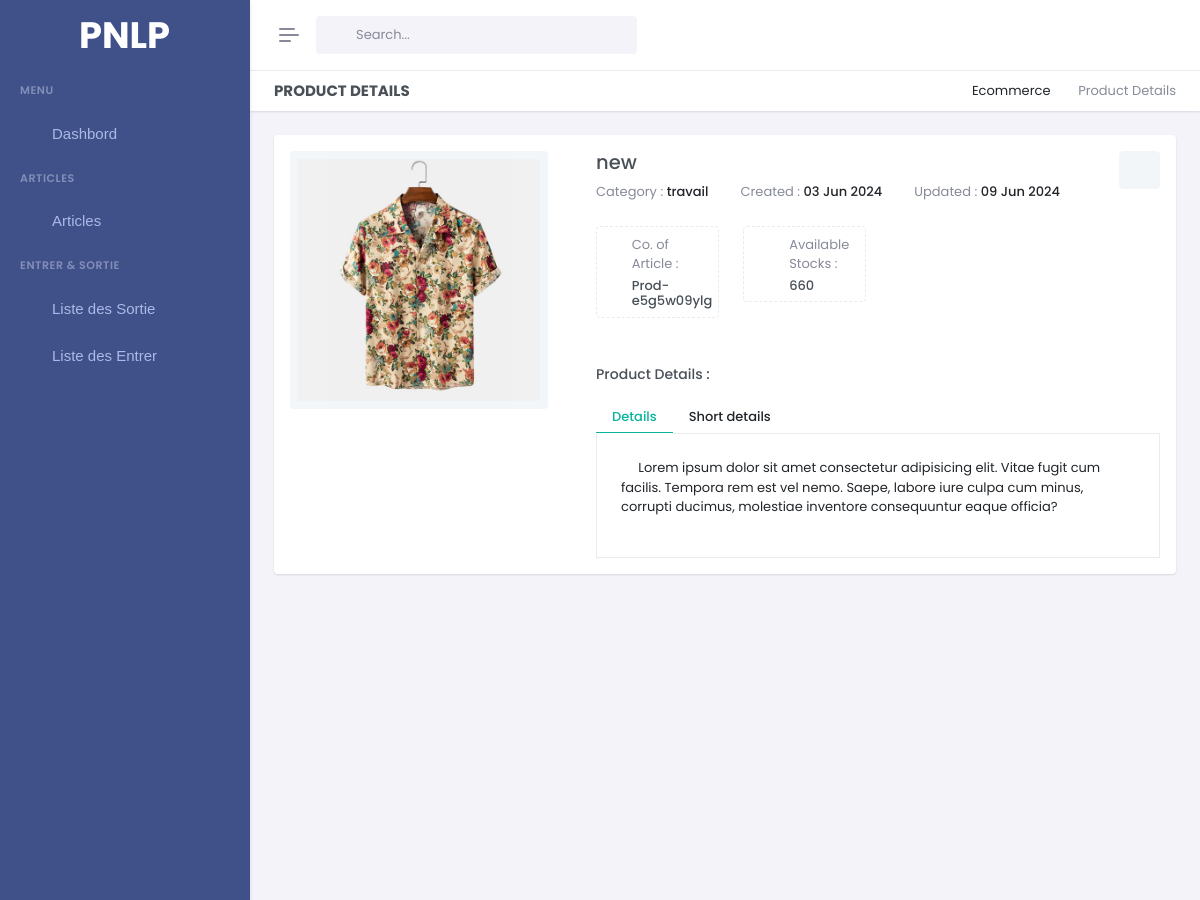
Before: /articles-detail/Prod-e5g5w09ylg (upper part) with the older database file.
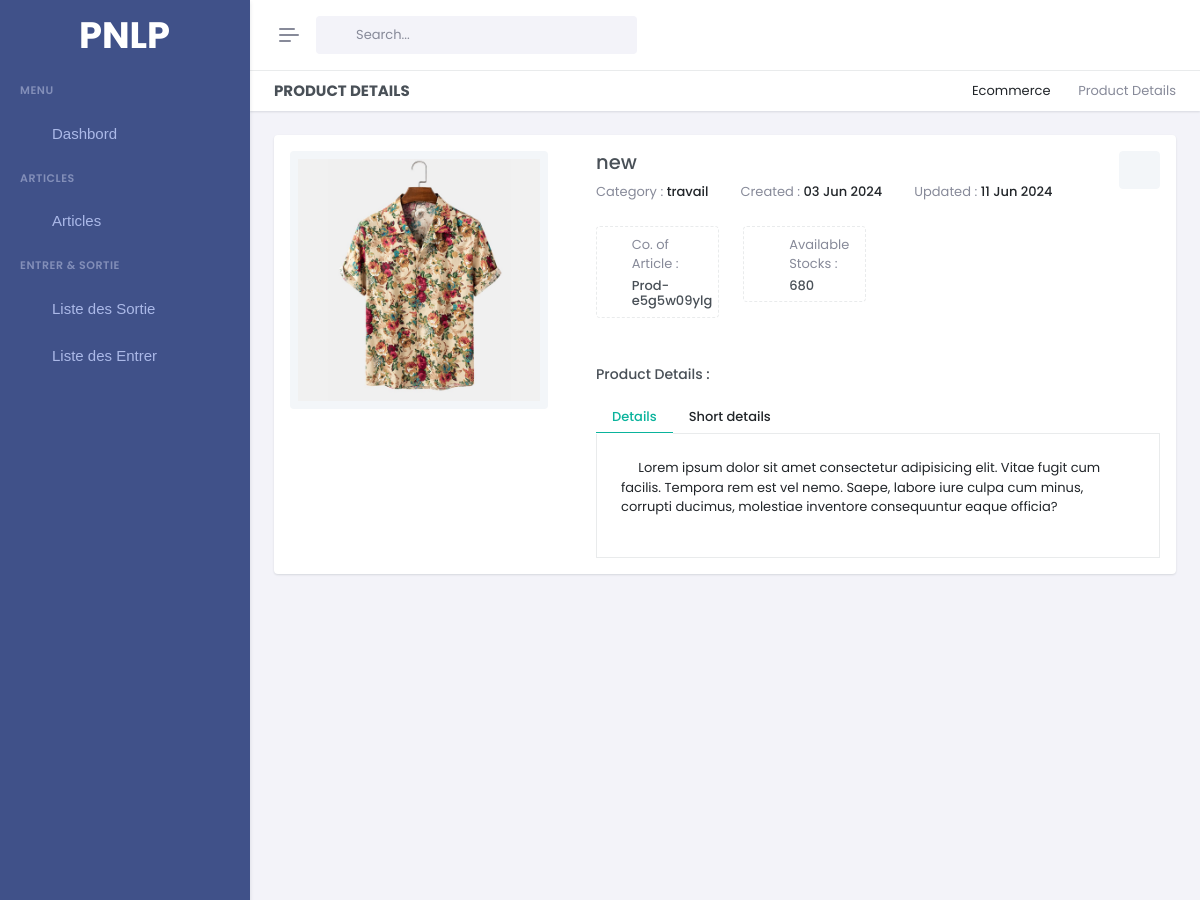
After: the same page with the newer database file.
### gestion/models.py (models this page shows, shortened)
class Product(models.Model):
    pid = ShortUUIDField(unique=True, length=10, max_length= 20 , alphabet='abcdefghijklmnopqrstuvwxyz1234567890' , editable=False,  prefix='Prod-')
    title = models.CharField(max_length=100, default='untitle product')
    category = models.ForeignKey(Category,on_delete=models.SET_NULL , null=True , related_name='category')
    quantity = models.PositiveIntegerField()
    description = models.TextField()
    image = models.ImageField(default='product_image/new-document.png',null = False, upload_to='product_image' )
    created_at = models.DateTimeField(auto_now_add=True)
    updated_at = models.DateTimeField(auto_now=True)

class Category(models.Model):
    cid = ShortUUIDField(unique=True, length=10, max_length= 20 , alphabet='abcdefghijklmnopqrstuvwxyz1234567890' , editable=False,  prefix='Cat-')
    title = models.CharField(max_length=100, default='untitle category')
    created_at = models.DateTimeField(auto_now_add=True)
    updated_at = models.DateTimeField(auto_now=True)
    def __str__(self):
        return self.title

### gestion/views.py (the view)
# urls.py: path('articles-detail/<pid>',Article_detail, name='article_detail'),
def Article_detail(request, pid):
    product = Product.objects.get(pid = pid)
    context = {
        'product' :product
    }
    return render(request, 'pages/article/article_detail.html', context )

### gestion/context_processor.py (called while the page is built)
def is_admin(user):
    try:
        admin_profile = AdminProfile.objects.get(user=user)
        return True
    except AdminProfile.DoesNotExist:
        return False

### templates/pages/article/article_detail.html (shortened to what the changed rows need)
{% extends 'base/base.html' %}
{% load static %}
{% block 'content' %}
<div class="main-content">
    <div class="page-content">
        <div class="container-fluid">
            <div class="row">
                <div class="col-lg-12">
                    <div class="card">
                        <div class="card-body">
                            <div class="row gx-lg-5">
                                <div class="col-xl-4 col-md-8 mx-auto">
                                    <div class="product-img-slider sticky-side-div">
                                        <div class="swiper product-thumbnail-slider p-2 rounded bg-light">
                                            <div class="swiper-wrapper">
                                                <div class="swiper-slide">
                                                    <img src="{{product.image.url}}" alt="" class="img-fluid d-block" />
                                                </div>
                                            </div>
                                        </div>
                                    </div>
                                </div>
                                <div class="col-xl-8">
                                    <div class="mt-xl-0 mt-5">
                                        <div class="d-flex">
                                            <div class="flex-grow-1">
                                                <h4>{{product.title}} </h4>
                                                <div class="hstack gap-3 flex-wrap">
                                                    <div class="text-muted">Category : <span class="text-body fw-medium">{{product.category}}</span></div>
                                                    <div class="text-muted">Created : <span class="text-body fw-medium"> {{product.created_at |date:"d M Y"}} </span></div>
                                                    <div class="text-muted">Updated : <span class="text-body fw-medium"> {{product.updated_at |date:"d M Y"}} </span></div>
                                                </div>
                                            </div>
                                        </div>
                                        <div class="row mt-4">
                                            <div class="col-lg-3 col-sm-6">
                                                <div class="p-2 border border-dashed rounded">
                                                    <div class="d-flex align-items-center">
                                                        <div class="flex-grow-1">
                                                            <p class="text-muted mb-1">Co. of Article :</p>
                                                            <h6 class="mb-0">{{product.pid}} </h6>
                                                        </div>
                                                    </div>
                                                </div>
                                            </div>
                                            <div class="col-lg-3 col-sm-6">
                                                <div class="p-2 border border-dashed rounded">
                                                    <div class="d-flex align-items-center">
                                                        <div class="flex-grow-1">
                                                            <p class="text-muted mb-1">Available Stocks :</p>
                                                            <h6 class="mb-0">{{product.quantity}} </h6>
                                                        </div>
                                                    </div>
                                                </div>
                                            </div>
                                        </div>
                                        <div class="product-content mt-5">
                                            <div class="tab-content border border-top-0 p-4" id="nav-tabContent">
                                                <div class="tab-pane fade active show" id="nav-speci" role="tabpanel" aria-labelledby="nav-speci-tab">
                                                    <div class="table-responsive">
                                                       {{product.description|safe}}
                                                    </div>
                                                </div>
                                            </div>
                                        </div>
                                    </div>
                                </div>
                            </div>
                        </div>
                    </div>
                </div>
            </div>
        </div>
    </div>
</div>
{% endblock %}

Changed rows visible on the page:
changed Product "new": updated_at "09 Jun 2024" → "11 Jun 2024"; quantity "660" → "680"
